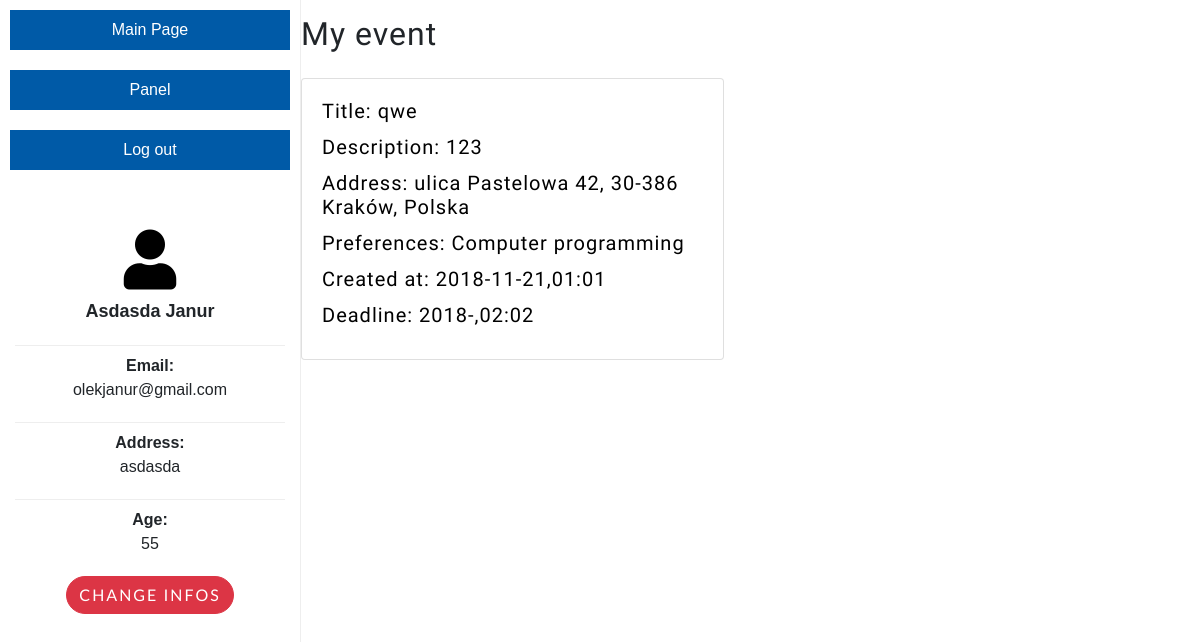
Screenshot of /showevent.php?id=1 (signed in) with the database file from the repository.
### tables this page shows
CREATE TABLE `events` (
  `id` int(11) NOT NULL,
  `organiser_id` int(11) DEFAULT NULL,
  `title` varchar(30) NOT NULL,
  `description` varchar(500) NOT NULL,
  `address` varchar(100) NOT NULL,
  `latitude` float NOT NULL,
  `longitude` float NOT NULL,
  `preferences` varchar(50) NOT NULL,
  `date_start` date NOT NULL,
  `date_start_h` varchar(5) NOT NULL,
  `date_end` date NOT NULL,
  `date_end_h` varchar(5) NOT NULL,
  `target_sex` varchar(1) NOT NULL,
  `target_age_from` int(20) NOT NULL,
  `target_age_to` int(20) NOT NULL,
  `deadline` varchar(20) NOT NULL,
  `deadline_h` varchar(5) NOT NULL
);

CREATE TABLE `preferences` (
  `id` int(11) NOT NULL,
  `name` varchar(30) NOT NULL
);

### showevent.php (the view, shortened to what this page needs)
<?php
  require('imports/functions/db_connect.php');
  $id = $_GET['id'];
?>
<!DOCTYPE html>
<html lang="en">
  <head>
    <link rel="stylesheet" type="text/css" href="https://js.api.here.com/v3/3.0/mapsjs-ui.css?dp-version=1533195059" />
    <link href="vendor/bootstrap/css/bootstrap.min.css" rel="stylesheet">
    <link href="vendor/fontawesome-free/css/all.min.css" rel="stylesheet">
    <link rel="stylesheet" href="vendor/simple-line-icons/css/simple-line-icons.css">
    <link href="css/all.css" rel="stylesheet">
  </head>
  <body>
      <div class="container-fluid" style="padding-right:0px !important; padding-left:0px !important; padding-top:0px !important; ">
        <div class="row sidebar">
          <a href="/" class="MainPage">Main Page</a>
          <a href="/HomePage.php" class="MainPage">Panel</a>
          <a href="/imports/functions/logout.php" class="MainPage">Log out</a>
        <div class="container text-center">
          <i class="fas fa-user iconS"></i>
          <?php
          echo '  <p class="events">'.$_SESSION['name']." ".$_SESSION['surname'].'</p>';
          echo ' <p class="eventsSmall"><b>Email:</b><br> '.$_SESSION['email'].'</p>';
          echo ' <p class="eventsSmall"><b>Address:</b><br> '.$_SESSION['address'].'</p>';
          echo ' <p class="eventsSmall"><b>Age:</b><br> '.$_SESSION['age'].'</p>';
          echo ' <button type="button" class="btn btn-danger">Change infos</button>';
          ?>
        </div>
  </div>
  <div class="row mapMain">
    <div id="allEvents" style="width: 100vw; height: 100vh; border-left: 1px solid #eee">
      <div class="container eventsALL">
        <div class="row">
        <h2> My event </h2><br><br>
      </div>
      <div class="row">
        <?php
        $sql = "SELECT * FROM events WHERE id='$id'";
        $res = $dbh->query($sql);
        foreach($res as $row){
    echo '<div class="card" style="width:47% !important; margin-right:10px;">';
  echo '<div class="card-body">';
      echo ' <h5 class="card-title">Title: '.$row['title'].'</h5>';
        echo ' <h5 class="card-title">Description: '.$row['description'].'</h5>';
      echo ' <h5 class="card-title">Address: '.$row['address'].'</h5>';
      $idpref = explode(',',$row['preferences']);
      foreach($idpref as $pref){
      $sql2 = "SELECT * FROM preferences WHERE id='$pref'";
      $res2 = $dbh->query($sql2);
      $res = $res2->fetch();
        echo ' <h5 class="card-title">Preferences: '.$res['name'].'</h5>';
      }
        echo ' <h5 class="card-title">Created at: '.$row['date_start'].','.$row['date_start_h'].'</h5>';
          echo ' <h5 class="card-title">Deadline: '.$row['deadline'].','.$row['deadline_h'].'</h5>';
    echo'</div>';
  echo'</div>';
}
  ?>
    </div>
      </div>  </div>
    </div>
</div>
  </body>
</html>

### css/all.css (style rules this page uses)
html, body { width: 100%; font-family: 'Montserrat', sans-serif !important; height: 100%; }
body { font-family: 'Muli', 'Helvetica', 'Arial', 'sans-serif'; }
.sidebar { float:left; width:25% !important; margin:0; padding:0px; border-right:1px solid lightgray; background-color: white; }
.events { margin-top:8px; font-size:18px; text-transform:capitalize; font-weight:bold; }
.eventsSmall { font-size:16px; padding-top:8px; border-top:1px solid #eee; }
.iconS { font-size:60px; color:black; margin-top:50px; }
.eventsALL { margin-top:15px; }
a { color: #fdcc52; -webkit-transition: all .35s; transition: all .35s; }
h1, h2, h3, h4, h5, h6 { font-family: 'Catamaran', 'Helvetica', 'Arial', 'sans-serif'; font-weight: 200; letter-spacing: 1px; }
p { font-size: 18px; line-height: 1.5; margin-bottom: 20px; }
.MainPage { text-decoration:none !important; text-align:center; height: fit-content; width:100%; margin:10px; padding:1vh !important; color:white; background-color: #005AA7; }
.btn { border-radius: 300px; font-family: 'Lato', 'Helvetica', 'Arial', 'sans-serif'; letter-spacing: 2px; text-transform: uppercase; }

### showevent.php (style rules this page uses)
.card { margin-top:15px !important; color:black !important; }
.card-body { color:black !important; }
.sidebar { border-right:0px !important; }
a { text-decoration:none !important; }

### rows the page displays
events: title "qwe", description "123", address "ulica Pastelowa 42, 30-386 Kraków, Polska", date_start "2018-11-21", date_start_h "01:01", deadline "2018-", deadline_h "02:02"
preferences: name "Computer programming"

### other values shown
$_SESSION['name'] "Asdasda"
$_SESSION['surname'] "Janur"
$_SESSION['email'] "olekjanur@gmail.com"
$_SESSION['address'] "asdasda"
$_SESSION['age'] "55"
